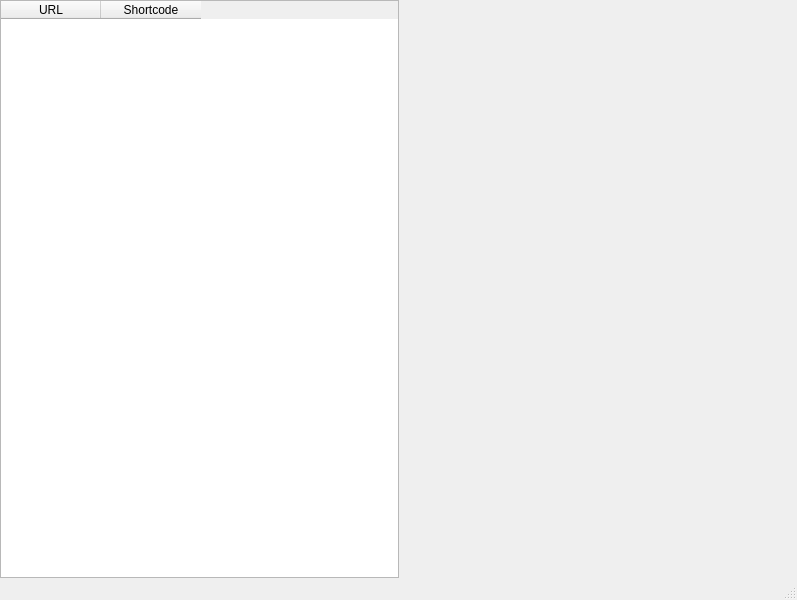
<?xml version="1.0" encoding="UTF-8"?>
<ui version="4.0">
 <class>MainWindow</class>
 <widget class="QMainWindow" name="MainWindow">
  <property name="geometry">
   <rect>
    <x>0</x>
    <y>0</y>
    <width>797</width>
    <height>600</height>
   </rect>
  </property>
  <property name="acceptDrops">
   <bool>false</bool>
  </property>
  <property name="windowTitle">
   <string>MainWindow</string>
  </property>
  <widget class="QWidget" name="centralwidget">
   <property name="maximumSize">
    <size>
     <width>797</width>
     <height>16777215</height>
    </size>
   </property>
   <layout class="QGridLayout" name="gridLayout">
    <property name="leftMargin">
     <number>0</number>
    </property>
    <property name="topMargin">
     <number>0</number>
    </property>
    <property name="rightMargin">
     <number>0</number>
    </property>
    <property name="bottomMargin">
     <number>0</number>
    </property>
    <property name="spacing">
     <number>0</number>
    </property>
    <item row="0" column="0">
     <widget class="QTableWidget" name="DataTable">
      <property name="layoutDirection">
       <enum>Qt::LeftToRight</enum>
      </property>
      <property name="gridStyle">
       <enum>Qt::SolidLine</enum>
      </property>
      <property name="wordWrap">
       <bool>false</bool>
      </property>
      <column>
       <property name="text">
        <string>URL</string>
       </property>
      </column>
      <column>
       <property name="text">
        <string>Shortcode</string>
       </property>
      </column>
     </widget>
    </item>
    <item row="0" column="1">
     <spacer name="horizontalSpacer">
      <property name="orientation">
       <enum>Qt::Horizontal</enum>
      </property>
      <property name="sizeHint" stdset="0">
       <size>
        <width>40</width>
        <height>20</height>
       </size>
      </property>
     </spacer>
    </item>
   </layout>
  </widget>
  <widget class="QMenuBar" name="menubar">
   <property name="geometry">
    <rect>
     <x>0</x>
     <y>0</y>
     <width>797</width>
     <height>21</height>
    </rect>
   </property>
  </widget>
  <widget class="QStatusBar" name="statusbar"/>
 </widget>
 <resources/>
 <connections/>
</ui>
